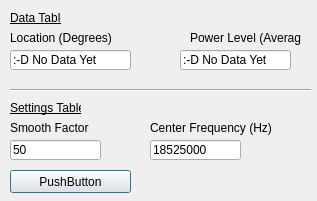
<?xml version="1.0" encoding="UTF-8"?>
<ui version="4.0">
 <class>QDFGUI2</class>
 <widget class="QDialog" name="QDFGUI2">
  <property name="geometry">
   <rect>
    <x>0</x>
    <y>0</y>
    <width>317</width>
    <height>201</height>
   </rect>
  </property>
  <property name="windowTitle">
   <string>Qualcomm Senior Design GUI</string>
  </property>
  <widget class="QPushButton" name="updateButton">
   <property name="geometry">
    <rect>
     <x>10</x>
     <y>170</y>
     <width>121</width>
     <height>23</height>
    </rect>
   </property>
   <property name="text">
    <string>PushButton</string>
   </property>
  </widget>
  <widget class="QLabel" name="dataLabel">
   <property name="geometry">
    <rect>
     <x>10</x>
     <y>10</y>
     <width>51</width>
     <height>16</height>
    </rect>
   </property>
   <property name="font">
    <font>
     <underline>true</underline>
    </font>
   </property>
   <property name="text">
    <string>Data Table</string>
   </property>
  </widget>
  <widget class="QLabel" name="smoothLabel">
   <property name="geometry">
    <rect>
     <x>10</x>
     <y>120</y>
     <width>131</width>
     <height>16</height>
    </rect>
   </property>
   <property name="text">
    <string>Smooth Factor</string>
   </property>
  </widget>
  <widget class="QLabel" name="settingsLabel">
   <property name="geometry">
    <rect>
     <x>10</x>
     <y>100</y>
     <width>71</width>
     <height>16</height>
    </rect>
   </property>
   <property name="font">
    <font>
     <underline>true</underline>
    </font>
   </property>
   <property name="text">
    <string>Settings Table</string>
   </property>
  </widget>
  <widget class="QLabel" name="centerFreqLabel">
   <property name="geometry">
    <rect>
     <x>150</x>
     <y>120</y>
     <width>161</width>
     <height>16</height>
    </rect>
   </property>
   <property name="text">
    <string>Center Frequency (Hz)</string>
   </property>
  </widget>
  <widget class="QLabel" name="locationLabel">
   <property name="geometry">
    <rect>
     <x>10</x>
     <y>30</y>
     <width>171</width>
     <height>16</height>
    </rect>
   </property>
   <property name="text">
    <string>Location (Degrees)</string>
   </property>
  </widget>
  <widget class="QLabel" name="powerlevelLabel">
   <property name="geometry">
    <rect>
     <x>190</x>
     <y>30</y>
     <width>111</width>
     <height>16</height>
    </rect>
   </property>
   <property name="text">
    <string>Power Level (Average)</string>
   </property>
  </widget>
  <widget class="QLineEdit" name="smoothBox">
   <property name="geometry">
    <rect>
     <x>10</x>
     <y>140</y>
     <width>91</width>
     <height>20</height>
    </rect>
   </property>
   <property name="text">
    <string>50</string>
   </property>
  </widget>
  <widget class="QLineEdit" name="centerFreqBox">
   <property name="geometry">
    <rect>
     <x>150</x>
     <y>140</y>
     <width>91</width>
     <height>20</height>
    </rect>
   </property>
   <property name="text">
    <string>18525000</string>
   </property>
  </widget>
  <widget class="QLineEdit" name="pLBox">
   <property name="geometry">
    <rect>
     <x>180</x>
     <y>50</y>
     <width>111</width>
     <height>20</height>
    </rect>
   </property>
   <property name="text">
    <string>:-D No Data Yet</string>
   </property>
   <property name="readOnly">
    <bool>true</bool>
   </property>
  </widget>
  <widget class="QLineEdit" name="locBox">
   <property name="geometry">
    <rect>
     <x>10</x>
     <y>50</y>
     <width>121</width>
     <height>20</height>
    </rect>
   </property>
   <property name="text">
    <string>:-D No Data Yet</string>
   </property>
   <property name="readOnly">
    <bool>true</bool>
   </property>
  </widget>
  <widget class="Line" name="line">
   <property name="geometry">
    <rect>
     <x>10</x>
     <y>80</y>
     <width>301</width>
     <height>20</height>
    </rect>
   </property>
   <property name="orientation">
    <enum>Qt::Horizontal</enum>
   </property>
  </widget>
 </widget>
 <layoutdefault spacing="6" margin="11"/>
 <resources/>
 <connections/>
</ui>
